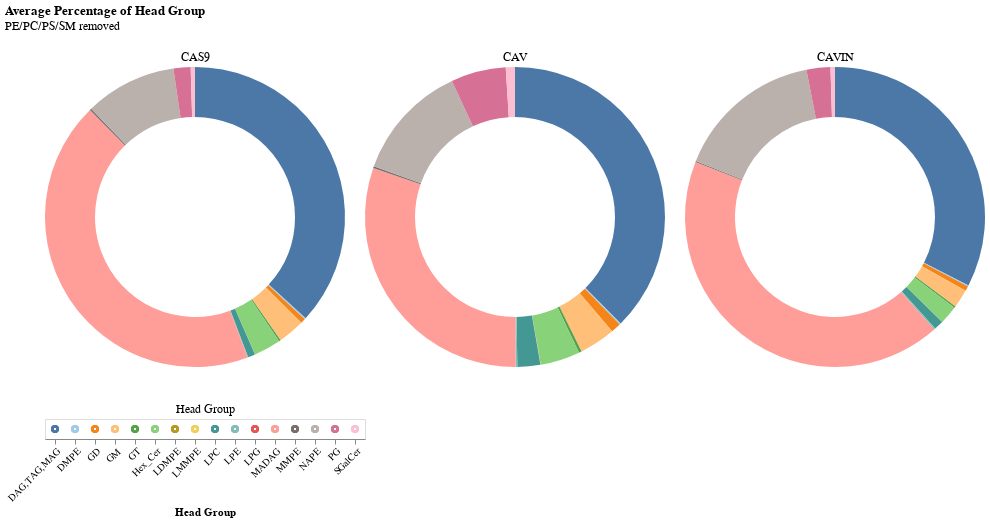

Notebook source saved alongside this figure:
### Code cell
chart_list = []

# create selection tool
click = alt.selection_point(fields=['Head Group'])

# create head group legend
heads = alt.Chart(h_dropped).mark_point().encode(
    x=alt.X('Head Group').axis(labelAngle=-45),
    color=alt.condition(click, 'Head Group', alt.value('lightgray')),
    ).add_params(click).properties(title={'text':[], 'subtitle':'Head Group'})

for ptn in h_dropped['Mutation'].unique():
    source = h_dropped[h_dropped['Mutation'] == ptn]
    
    donut = alt.Chart(source).mark_arc(innerRadius=100).encode(
        theta='mean(Fraction):Q',
        color=alt.condition(click, 'Head Group', alt.value('lightgray'), scale=alt.Scale(scheme='tableau20'), legend=None),
        opacity = alt.condition(click, alt.value(1), alt.value(0.1)),
        tooltip=['Head Group', 'mean(Fraction)']
    ).add_params(click).properties(
        width=300,
        title={'text':[], 'subtitle':ptn}
    )
    
    chart_list.append(donut)

d = alt.hconcat(*chart_list) & heads
d = d.properties(title={'text':['Average Percentage of Head Group'],  'subtitle':['PE/PC/PS/SM removed']})
d.save('graphs/cas_cav_cavin/head_group/Donut_Charts_NoPEPCPSSM.png', ppi=300)
d

### Figure 1 — Vega-Lite specification as saved in the notebook (floating-point values rounded to 4 significant figures; data arrays with more than 128 entries replaced by an {"elided": "..."} marker saying what was removed)
{"config": {"view": {"continuousWidth": 300, "continuousHeight": 300}}, "vconcat": [{"hconcat": [{"data": {"name": "data-ba0af40aae0a0da5d0e6243f0007408e"}, "mark": {"type": "arc", "innerRadius": 100}, "encoding": {"color": {"condition": {"param": "param_4", "field": "Head Group", "scale": {"scheme": "tableau20"}, "legend": null, "type": "nominal"}, "value": "lightgray"}, "opacity": {"condition": {"param": "param_4", "value": 1}, "value": 0.1}, "theta": {"aggregate": "mean", "field": "Fraction", "type": "quantitative"}, "tooltip": [{"field": "Head Group", "type": "nominal"}, {"aggregate": "mean", "field": "Fraction", "type": "quantitative"}]}, "name": "view_10", "title": {"text": [], "subtitle": "CAS9"}, "width": 300}, {"data": {"name": "data-c379adb368a3c930eb8a83697180ceab"}, "mark": {"type": "arc", "innerRadius": 100}, "encoding": {"color": {"condition": {"param": "param_4", "field": "Head Group", "scale": {"scheme": "tableau20"}, "legend": null, "type": "nominal"}, "value": "lightgray"}, "opacity": {"condition": {"param": "param_4", "value": 1}, "value": 0.1}, "theta": {"aggregate": "mean", "field": "Fraction", "type": "quantitative"}, "tooltip": [{"field": "Head Group", "type": "nominal"}, {"aggregate": "mean", "field": "Fraction", "type": "quantitative"}]}, "name": "view_11", "title": {"text": [], "subtitle": "CAV"}, "width": 300}, {"data": {"name": "data-37d7976bba5d07457c590002a705d0e3"}, "mark": {"type": "arc", "innerRadius": 100}, "encoding": {"color": {"condition": {"param": "param_4", "field": "Head Group", "scale": {"scheme": "tableau20"}, "legend": null, "type": "nominal"}, "value": "lightgray"}, "opacity": {"condition": {"param": "param_4", "value": 1}, "value": 0.1}, "theta": {"aggregate": "mean", "field": "Fraction", "type": "quantitative"}, "tooltip": [{"field": "Head Group", "type": "nominal"}, {"aggregate": "mean", "field": "Fraction", "type": "quantitative"}]}, "name": "view_12", "title": {"text": [], "subtitle": "CAVIN"}, "width": 300}]}, {"data": {"name": "data-8034426843bc45b850a8746bd86bcbf3"}, "mark": {"type": "point"}, "encoding": {"color": {"condition": {"param": "param_4", "field": "Head Group"}, "value": "lightgray"}, "x": {"axis": {"labelAngle": -45}, "field": "Head Group", "type": "nominal"}}, "name": "view_13", "title": {"text": [], "subtitle": "Head Group"}}], "params": [{"name": "param_4", "select": {"type": "point", "fields": ["Head Group"]}, "views": ["view_10", "view_11", "view_12", "view_13"]}], "title": {"text": ["Average Percentage of Head Group"], "subtitle": ["PE/PC/PS/SM removed"]}, "$schema": "https://vega.github.io/schema/vega-lite/v5.8.0.json", "datasets": {"data-ba0af40aae0a0da5d0e6243f0007408e": [{"Mutation": "CAS9", "Head Group": "DAG,TAG,MAG", "Fraction": 0.06323}, {"Mutation": "CAS9", "Head Group": "DAG,TAG,MAG", "Fraction": 0.07757}, {"Mutation": "CAS9", "Head Group": "DAG,TAG,MAG", "Fraction": 0.07076}, {"Mutation": "CAS9", "Head Group": "DAG,TAG,MAG", "Fraction": 0.08476}, {"Mutation": "CAS9", "Head Group": "DMPE", "Fraction": 0.0002652}, {"Mutation": "CAS9", "Head Group": "DMPE", "Fraction": 0.0002937}, {"Mutation": "CAS9", "Head Group": "DMPE", "Fraction": 0.000302}, {"Mutation": "CAS9", "Head Group": "DMPE", "Fraction": 0.000312}, {"Mutation": "CAS9", "Head Group": "GD", "Fraction": 0.001146}, {"Mutation": "CAS9", "Head Group": "GD", "Fraction": 0.00109}, {"Mutation": "CAS9", "Head Group": "GD", "Fraction": 0.001063}, {"Mutation": "CAS9", "Head Group": "GD", "Fraction": 0.0008317}, {"Mutation": "CAS9", "Head Group": "GM", "Fraction": 0.005889}, {"Mutation": "CAS9", "Head Group": "GM", "Fraction": 0.006715}, {"Mutation": "CAS9", "Head Group": "GM", "Fraction": 0.005804}, {"Mutation": "CAS9", "Head Group": "GM", "Fraction": 0.004811}, {"Mutation": "CAS9", "Head Group": "GT", "Fraction": 0.0003519}, {"Mutation": "CAS9", "Head Group": "GT", "Fraction": 0.0003858}, {"Mutation": "CAS9", "Head Group": "GT", "Fraction": 0.0003789}, {"Mutation": "CAS9", "Head Group": "GT", "Fraction": 0.0003195}, {"Mutation": "CAS9", "Head Group": "Hex_Cer", "Fraction": 0.005905}, {"Mutation": "CAS9", "Head Group": "Hex_Cer", "Fraction": 0.00677}, {"Mutation": "CAS9", "Head Group": "Hex_Cer", "Fraction": 0.006033}, {"Mutation": "CAS9", "Head Group": "Hex_Cer", "Fraction": 0.004781}, {"Mutation": "CAS9", "Head Group": "LDMPE", "Fraction": 1.616e-05}, {"Mutation": "CAS9", "Head Group": "LDMPE", "Fraction": 1.478e-05}, {"Mutation": "CAS9", "Head Group": "LDMPE", "Fraction": 9.282e-06}, {"Mutation": "CAS9", "Head Group": "LDMPE", "Fraction": 1.255e-05}, {"Mutation": "CAS9", "Head Group": "LMMPE", "Fraction": 2.606e-05}, {"Mutation": "CAS9", "Head Group": "LMMPE", "Fraction": 2.404e-05}, {"Mutation": "CAS9", "Head Group": "LMMPE", "Fraction": 1.343e-05}, {"Mutation": "CAS9", "Head Group": "LMMPE", "Fraction": 1.378e-05}, {"Mutation": "CAS9", "Head Group": "LPC", "Fraction": 0.001667}, {"Mutation": "CAS9", "Head Group": "LPC", "Fraction": 0.00131}, {"Mutation": "CAS9", "Head Group": "LPC", "Fraction": 0.001702}, {"Mutation": "CAS9", "Head Group": "LPC", "Fraction": 0.00164}, {"Mutation": "CAS9", "Head Group": "LPE", "Fraction": 0.0001144}, {"Mutation": "CAS9", "Head Group": "LPE", "Fraction": 0.0001221}, {"Mutation": "CAS9", "Head Group": "LPE", "Fraction": 0.0001245}, {"Mutation": "CAS9", "Head Group": "LPE", "Fraction": 8.286e-05}, {"Mutation": "CAS9", "Head Group": "LPG", "Fraction": 0.0}, {"Mutation": "CAS9", "Head Group": "LPG", "Fraction": 0.0}, {"Mutation": "CAS9", "Head Group": "LPG", "Fraction": 0.0}, {"Mutation": "CAS9", "Head Group": "LPG", "Fraction": 0.0}, {"Mutation": "CAS9", "Head Group": "MADAG", "Fraction": 0.09077}, {"Mutation": "CAS9", "Head Group": "MADAG", "Fraction": 0.09518}, {"Mutation": "CAS9", "Head Group": "MADAG", "Fraction": 0.08473}, {"Mutation": "CAS9", "Head Group": "MADAG", "Fraction": 0.07848}, {"Mutation": "CAS9", "Head Group": "MMPE", "Fraction": 0.0003634}, {"Mutation": "CAS9", "Head Group": "MMPE", "Fraction": 0.0003374}, {"Mutation": "CAS9", "Head Group": "MMPE", "Fraction": 0.0003419}, {"Mutation": "CAS9", "Head Group": "MMPE", "Fraction": 0.0003356}, {"Mutation": "CAS9", "Head Group": "NAPE", "Fraction": 0.01907}, {"Mutation": "CAS9", "Head Group": "NAPE", "Fraction": 0.0202}, {"Mutation": "CAS9", "Head Group": "NAPE", "Fraction": 0.02045}, {"Mutation": "CAS9", "Head Group": "NAPE", "Fraction": 0.01977}, {"Mutation": "CAS9", "Head Group": "PG", "Fraction": 0.003751}, {"Mutation": "CAS9", "Head Group": "PG", "Fraction": 0.00388}, {"Mutation": "CAS9", "Head Group": "PG", "Fraction": 0.003738}, {"Mutation": "CAS9", "Head Group": "PG", "Fraction": 0.003471}, {"Mutation": "CAS9", "Head Group": "SGalCer", "Fraction": 0.0009512}, {"Mutation": "CAS9", "Head Group": "SGalCer", "Fraction": 0.0009547}, {"Mutation": "CAS9", "Head Group": "SGalCer", "Fraction": 0.0009602}, {"Mutation": "CAS9", "Head Group": "SGalCer", "Fraction": 0.0008319}], "data-c379adb368a3c930eb8a83697180ceab": [{"Mutation": "CAV", "Head Group": "DAG,TAG,MAG", "Fraction": 0.05594}, {"Mutation": "CAV", "Head Group": "DAG,TAG,MAG", "Fraction": 0.04905}, {"Mutation": "CAV", "Head Group": "DAG,TAG,MAG", "Fraction": 0.05892}, {"Mutation": "CAV", "Head Group": "DAG,TAG,MAG", "Fraction": 0.05943}, {"Mutation": "CAV", "Head Group": "DMPE", "Fraction": 0.0002302}, {"Mutation": "CAV", "Head Group": "DMPE", "Fraction": 0.0001783}, {"Mutation": "CAV", "Head Group": "DMPE", "Fraction": 0.0002473}, {"Mutation": "CAV", "Head Group": "DMPE", "Fraction": 0.0002642}, {"Mutation": "CAV", "Head Group": "GD", "Fraction": 0.001434}, {"Mutation": "CAV", "Head Group": "GD", "Fraction": 0.001337}, {"Mutation": "CAV", "Head Group": "GD", "Fraction": 0.001819}, {"Mutation": "CAV", "Head Group": "GD", "Fraction": 0.00188}, {"Mutation": "CAV", "Head Group": "GM", "Fraction": 0.005062}, {"Mutation": "CAV", "Head Group": "GM", "Fraction": 0.003829}, {"Mutation": "CAV", "Head Group": "GM", "Fraction": 0.006977}, {"Mutation": "CAV", "Head Group": "GM", "Fraction": 0.00725}, {"Mutation": "CAV", "Head Group": "GT", "Fraction": 0.0004597}, {"Mutation": "CAV", "Head Group": "GT", "Fraction": 0.0003046}, {"Mutation": "CAV", "Head Group": "GT", "Fraction": 0.000478}, {"Mutation": "CAV", "Head Group": "GT", "Fraction": 0.0005246}, {"Mutation": "CAV", "Head Group": "Hex_Cer", "Fraction": 0.00503}, {"Mutation": "CAV", "Head Group": "Hex_Cer", "Fraction": 0.004059}, {"Mutation": "CAV", "Head Group": "Hex_Cer", "Fraction": 0.008033}, {"Mutation": "CAV", "Head Group": "Hex_Cer", "Fraction": 0.008248}, {"Mutation": "CAV", "Head Group": "LDMPE", "Fraction": 4.021e-05}, {"Mutation": "CAV", "Head Group": "LDMPE", "Fraction": 2.699e-05}, {"Mutation": "CAV", "Head Group": "LDMPE", "Fraction": 2.131e-05}, {"Mutation": "CAV", "Head Group": "LDMPE", "Fraction": 1.996e-05}, {"Mutation": "CAV", "Head Group": "LMMPE", "Fraction": 3.332e-05}, {"Mutation": "CAV", "Head Group": "LMMPE", "Fraction": 2.727e-05}, {"Mutation": "CAV", "Head Group": "LMMPE", "Fraction": 4.607e-05}, {"Mutation": "CAV", "Head Group": "LMMPE", "Fraction": 4.367e-05}, {"Mutation": "CAV", "Head Group": "LPC", "Fraction": 0.004517}, {"Mutation": "CAV", "Head Group": "LPC", "Fraction": 0.00374}, {"Mutation": "CAV", "Head Group": "LPC", "Fraction": 0.003226}, {"Mutation": "CAV", "Head Group": "LPC", "Fraction": 0.003142}, {"Mutation": "CAV", "Head Group": "LPE", "Fraction": 0.0004837}, {"Mutation": "CAV", "Head Group": "LPE", "Fraction": 0.0002882}, {"Mutation": "CAV", "Head Group": "LPE", "Fraction": 0.0001279}, {"Mutation": "CAV", "Head Group": "LPE", "Fraction": 0.0001452}, {"Mutation": "CAV", "Head Group": "LPG", "Fraction": 0.0}, {"Mutation": "CAV", "Head Group": "LPG", "Fraction": 0.0}, {"Mutation": "CAV", "Head Group": "LPG", "Fraction": 0.0}, {"Mutation": "CAV", "Head Group": "LPG", "Fraction": 0.0}, {"Mutation": "CAV", "Head Group": "MADAG", "Fraction": 0.04707}, {"Mutation": "CAV", "Head Group": "MADAG", "Fraction": 0.04224}, {"Mutation": "CAV", "Head Group": "MADAG", "Fraction": 0.04575}, {"Mutation": "CAV", "Head Group": "MADAG", "Fraction": 0.0456}, {"Mutation": "CAV", "Head Group": "MMPE", "Fraction": 0.0002839}, {"Mutation": "CAV", "Head Group": "MMPE", "Fraction": 0.000323}, {"Mutation": "CAV", "Head Group": "MMPE", "Fraction": 0.0002442}, {"Mutation": "CAV", "Head Group": "MMPE", "Fraction": 0.000257}, {"Mutation": "CAV", "Head Group": "NAPE", "Fraction": 0.01335}, {"Mutation": "CAV", "Head Group": "NAPE", "Fraction": 0.01092}, {"Mutation": "CAV", "Head Group": "NAPE", "Fraction": 0.01285}, {"Mutation": "CAV", "Head Group": "NAPE", "Fraction": 0.03785}, {"Mutation": "CAV", "Head Group": "PG", "Fraction": 0.009456}, {"Mutation": "CAV", "Head Group": "PG", "Fraction": 0.01011}, {"Mutation": "CAV", "Head Group": "PG", "Fraction": 0.007819}, {"Mutation": "CAV", "Head Group": "PG", "Fraction": 0.007831}, {"Mutation": "CAV", "Head Group": "SGalCer", "Fraction": 0.001213}, {"Mutation": "CAV", "Head Group": "SGalCer", "Fraction": 0.001224}, {"Mutation": "CAV", "Head Group": "SGalCer", "Fraction": 0.00165}, {"Mutation": "CAV", "Head Group": "SGalCer", "Fraction": 0.001783}], "data-37d7976bba5d07457c590002a705d0e3": [{"Mutation": "CAVIN", "Head Group": "DAG,TAG,MAG", "Fraction": 0.06621}, {"Mutation": "CAVIN", "Head Group": "DAG,TAG,MAG", "Fraction": 0.06624}, {"Mutation": "CAVIN", "Head Group": "DAG,TAG,MAG", "Fraction": 0.07577}, {"Mutation": "CAVIN", "Head Group": "DAG,TAG,MAG", "Fraction": 0.07556}, {"Mutation": "CAVIN", "Head Group": "DMPE", "Fraction": 0.000243}, {"Mutation": "CAVIN", "Head Group": "DMPE", "Fraction": 0.0002434}, {"Mutation": "CAVIN", "Head Group": "DMPE", "Fraction": 0.0002659}, {"Mutation": "CAVIN", "Head Group": "DMPE", "Fraction": 0.0002409}, {"Mutation": "CAVIN", "Head Group": "GD", "Fraction": 0.00139}, {"Mutation": "CAVIN", "Head Group": "GD", "Fraction": 0.001312}, {"Mutation": "CAVIN", "Head Group": "GD", "Fraction": 0.0009518}, {"Mutation": "CAVIN", "Head Group": "GD", "Fraction": 0.001061}, {"Mutation": "CAVIN", "Head Group": "GM", "Fraction": 0.005246}, {"Mutation": "CAVIN", "Head Group": "GM", "Fraction": 0.004916}, {"Mutation": "CAVIN", "Head Group": "GM", "Fraction": 0.002959}, {"Mutation": "CAVIN", "Head Group": "GM", "Fraction": 0.004032}, {"Mutation": "CAVIN", "Head Group": "GT", "Fraction": 0.0004217}, {"Mutation": "CAVIN", "Head Group": "GT", "Fraction": 0.0004114}, {"Mutation": "CAVIN", "Head Group": "GT", "Fraction": 0.0003572}, {"Mutation": "CAVIN", "Head Group": "GT", "Fraction": 0.0003485}, {"Mutation": "CAVIN", "Head Group": "Hex_Cer", "Fraction": 0.005179}, {"Mutation": "CAVIN", "Head Group": "Hex_Cer", "Fraction": 0.004988}, {"Mutation": "CAVIN", "Head Group": "Hex_Cer", "Fraction": 0.002996}, {"Mutation": "CAVIN", "Head Group": "Hex_Cer", "Fraction": 0.004142}, {"Mutation": "CAVIN", "Head Group": "LDMPE", "Fraction": 2.153e-05}, {"Mutation": "CAVIN", "Head Group": "LDMPE", "Fraction": 2.668e-05}, {"Mutation": "CAVIN", "Head Group": "LDMPE", "Fraction": 6.986e-06}, {"Mutation": "CAVIN", "Head Group": "LDMPE", "Fraction": 0.0}, {"Mutation": "CAVIN", "Head Group": "LMMPE", "Fraction": 4.677e-05}, {"Mutation": "CAVIN", "Head Group": "LMMPE", "Fraction": 4.738e-05}, {"Mutation": "CAVIN", "Head Group": "LMMPE", "Fraction": 1.397e-05}, {"Mutation": "CAVIN", "Head Group": "LMMPE", "Fraction": 2.074e-05}, {"Mutation": "CAVIN", "Head Group": "LPC", "Fraction": 0.002092}, {"Mutation": "CAVIN", "Head Group": "LPC", "Fraction": 0.00206}, {"Mutation": "CAVIN", "Head Group": "LPC", "Fraction": 0.002331}, {"Mutation": "CAVIN", "Head Group": "LPC", "Fraction": 0.002325}, {"Mutation": "CAVIN", "Head Group": "LPE", "Fraction": 0.0003724}, {"Mutation": "CAVIN", "Head Group": "LPE", "Fraction": 0.0003251}, {"Mutation": "CAVIN", "Head Group": "LPE", "Fraction": 0.0002477}, {"Mutation": "CAVIN", "Head Group": "LPE", "Fraction": 0.000258}, {"Mutation": "CAVIN", "Head Group": "LPG", "Fraction": 2.401e-05}, {"Mutation": "CAVIN", "Head Group": "LPG", "Fraction": 8.479e-06}, {"Mutation": "CAVIN", "Head Group": "LPG", "Fraction": 9.314e-06}, {"Mutation": "CAVIN", "Head Group": "LPG", "Fraction": 5.186e-06}, {"Mutation": "CAVIN", "Head Group": "MADAG", "Fraction": 0.09058}, {"Mutation": "CAVIN", "Head Group": "MADAG", "Fraction": 0.09251}, {"Mutation": "CAVIN", "Head Group": "MADAG", "Fraction": 0.09373}, {"Mutation": "CAVIN", "Head Group": "MADAG", "Fraction": 0.09368}, {"Mutation": "CAVIN", "Head Group": "MMPE", "Fraction": 0.0002512}, {"Mutation": "CAVIN", "Head Group": "MMPE", "Fraction": 0.0002643}, {"Mutation": "CAVIN", "Head Group": "MMPE", "Fraction": 0.0002415}, {"Mutation": "CAVIN", "Head Group": "MMPE", "Fraction": 0.00026}, {"Mutation": "CAVIN", "Head Group": "NAPE", "Fraction": 0.02186}, {"Mutation": "CAVIN", "Head Group": "NAPE", "Fraction": 0.03803}, {"Mutation": "CAVIN", "Head Group": "NAPE", "Fraction": 0.03798}, {"Mutation": "CAVIN", "Head Group": "NAPE", "Fraction": 0.04034}, {"Mutation": "CAVIN", "Head Group": "PG", "Fraction": 0.005541}, {"Mutation": "CAVIN", "Head Group": "PG", "Fraction": 0.005491}, {"Mutation": "CAVIN", "Head Group": "PG", "Fraction": 0.005754}, {"Mutation": "CAVIN", "Head Group": "PG", "Fraction": 0.00564}, {"Mutation": "CAVIN", "Head Group": "SGalCer", "Fraction": 0.001241}, {"Mutation": "CAVIN", "Head Group": "SGalCer", "Fraction": 0.00115}, {"Mutation": "CAVIN", "Head Group": "SGalCer", "Fraction": 0.000888}, {"Mutation": "CAVIN", "Head Group": "SGalCer", "Fraction": 0.000924}], "data-8034426843bc45b850a8746bd86bcbf3": {"elided": "192 records"}}}
